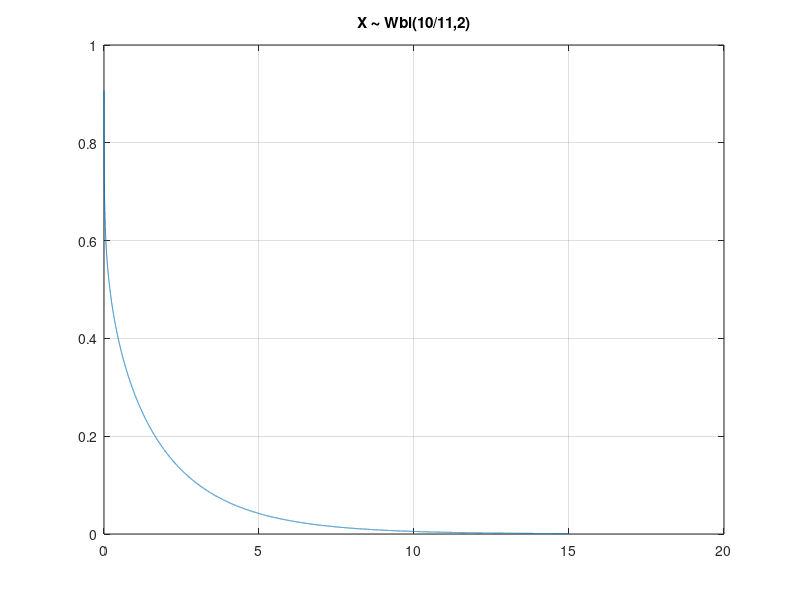
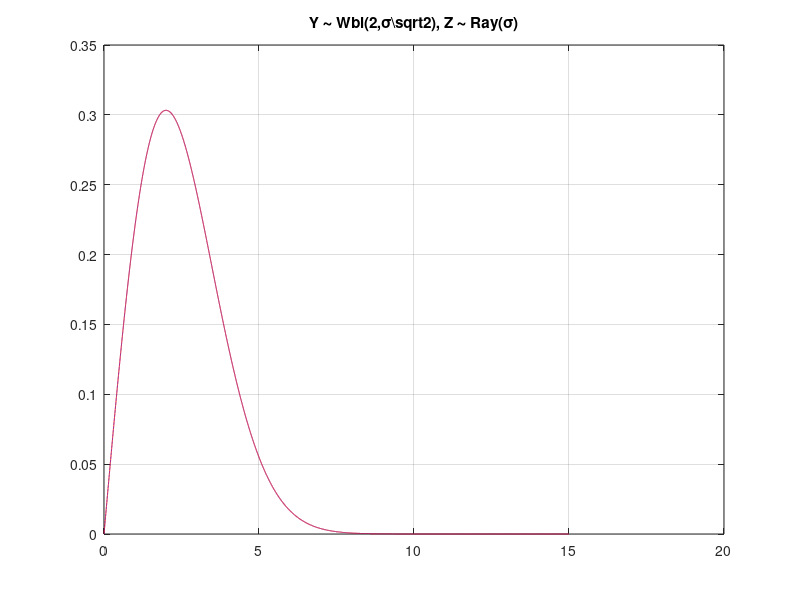
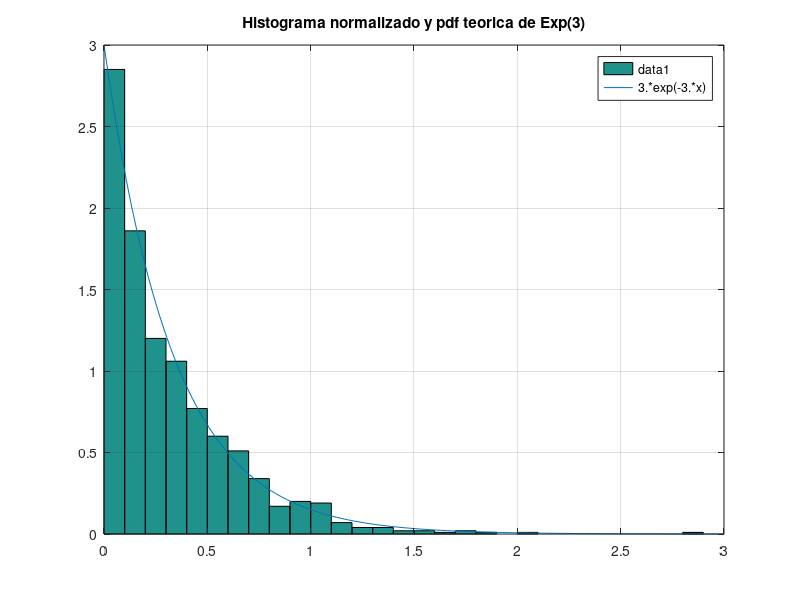

Source code (MATLAB) for these figures, in order: (Note: this script raises an error after producing the figures.)
%=====================================================================
% CAPITULO 4. MODELOS PROBABILISTICOS, SIMULACION Y CADENAS DE MARKOV EN TELECOMUNICACIONES
% Matematica computacional para telecomunicaciones.
% Un enfoque practico con Octave y MATLAB.
% Irene Gomez Bueno y Pablo Guerrero Garcia.
%
% Ejecutar desde esta carpeta tras haber ejecutado iniciar.m en la raiz
% del repositorio.
%=====================================================================

%% ---------------------------------------------------
%% Simulacion de medidas aleatorias en un sistema de telecomunicaciones
%% ---------------------------------------------------
disp('--------------------')
disp('Simulacion de medidas aleatorias en un sistema de telecomunicaciones')
disp('--------------------')
format compact

pkg load statistics;

disp('--------------------')
disp('Apartado a)')
disp('--------------------')

k = 10/11; lambda = 2;
xs = 0:1e-3:15;
ys = wblpdf(xs,lambda,k);

figure(1);
plot(xs,ys), grid on
title('X \sim Wbl(10/11,2)')

disp('--------------------')
disp('Apartado b)')
disp('--------------------')

sigma = 2; k = 2; lambda = sigma*sqrt(2);

yws = wblpdf(xs,lambda,k);
yrs = raylpdf(xs,sigma);

figure(2);
plot(xs,yws,'r-',xs,yrs,'b:'), grid on
title('Y \sim Wbl(2,\sigma\sqrt{2}), Z \sim Ray(\sigma)')

disp('--------------------')
disp('Apartado c)')
disp('--------------------')

N1 = 4+7*randn(5,10)
N1b = normrnd(4,7,5,10)

N2 = -3+2*randn(5,10)
N2b = normrnd(-3,2,5,10)

U1 = unidrnd(6,5,10)

U2 = unifrnd(-2,2,5,10)

B = binornd(100,0.4,5,10)
P = poissrnd(9,5,10)
R = raylrnd(4,5,10)

p = 1-0.70; %Geo(q=0.70), con q = probabilidad de fracaso
G = geornd(p,5,10)+1

%Apartado d)
disp('--------------------')
disp('Apartado d)')
disp('--------------------')

mean(N1(:)), std(N1(:),1)
mean(N2(:)), std(N2(:),1)
mean(U1(:)), std(U1(:),1)
mean(U2(:)), std(U2(:),1)
mean(B(:)), std(B(:),1)
mean(P(:)), std(P(:),1)
mean(R(:)), std(R(:),1)
mean(G(:)), std(G(:),1)

disp('--------------------')
disp('Apartado e)')
disp('--------------------')

disp('Variables discretas: U(6), Bin(100,0.4), Poi(9), Geo(0.7)')
disp('Variables continuas: N(4,7), N(-3,2), U(-2,2), Ray(4)')

%% ---------------------------------------------------
%% Simulacion mediante TIP y metodo de Montecarlo
%% ---------------------------------------------------
disp('--------------------')
disp('Simulacion mediante TIP')
disp('--------------------')
format compact
pkg load statistics;

disp('--------------------')
disp('Apartado a)')
disp('--------------------')

%Simulacion TIP de la seleccion de recurso
clear all;
xis = 1:6; %soporte
pxis = [0.1 0.2 0.4 0.1 0.1 0.1]; %pdf
Fxis = cumsum(pxis); %cdF

u = rand %valor uniforme en (0,1)
find(u < Fxis); xis(ans(1))
%nos quedamos con el primer recurso cuya cdF acumulada supera a u

disp('--------------------')
disp('Apartado b)')
disp('--------------------')

function y = sim_TIP_Montecarlo(instante,vez,intentos)
% Estudia por simulacion (Montecarlo) la probabilidad de que:
% en el instante numero "instante" aparezca por "vez"-esima vez
% el recurso 5, usando simulacion TIP de la variable discreta.
%
% Interpretacion:
% - En cada instante se selecciona un recurso segun una distribucion discreta.
% - Queremos que el "vez"-esimo 5 ocurra exactamente en ese instante.
%
% Esto corresponde a una variable NegBin(vez,p), donde p=0.1.

pxis = [0.1 0.2 0.4 0.1 0.1 0.1]; xis = 1:6; Fxis = cumsum(pxis);

exitos = 0;
for n = 1:intentos
   s = 0; %contador de veces que aparece el recurso 5
   for k = 1:instante
      find(rand < Fxis); recurso = xis(ans(1));
      u = (recurso == 5); %1 si sale 5, 0 si no
      s = s + u;
   end

   %Comprobamos que:
   % - han salido exactamente "vez" veces el recurso 5
   % - y el ultimo instante ha sido un 5
   if (s == vez) && (u == 1)
      exitos = exitos + 1;
   end
end
y = exitos/intentos;
endfunction;

sim_TIP_Montecarlo(20,3,10000)

% Comparacion con el valor teorico
% Estamos modelando el numero de fallos cometidos hasta obtener la tercera vez el recurso 5.
% Esto sigue una distribucion binomial negativa NegBin(n,p), donde:
%   n = 3  (numero de exitos que queremos)
%   p = 0.1 (probabilidad de exito en cada instante, es decir, obtener un 5)
% Queremos calcular:
%  P(que el 3er exito ocurra en el instante 20)
% En una NegBin(n,p), la funcion nbinpdf(k,n,p) en Octave devuelve:
%  P(que haya k fallos antes del n-esimo exito)
% Si el n-esimo exito ocurre en el instante 20:
%   - hay 3 exitos en total
%   - por tanto, hay 20 - 3 = 17 fallos antes del ultimo exito
% Por eso usamos:
%   k = 17, n = 3, p = 0.1

nbinpdf(17,3,0.1)

disp('--------------------')
disp('Apartado c)')
disp('--------------------')

N = 1000;        % numero de muestras que vamos a generar
lambda = 3;      % parametro de la exponencial Exp(lambda)
% Simulacion TIP de una variable exponencial
% Si U ~ U(0,1), entonces X = -log(1-U)/lambda ~ Exp(lambda)
% Generamos N valores independientes de la variable exponencial
t = -log(1-rand(1,N))/lambda;
% Construccion del histograma
% Dividimos el intervalo [0,lambda] en subintervalos de amplitud 0.1
% histc cuenta cuantos valores caen en cada intervalo
ni = histc(t,0:0.1:lambda); % frecuencias absolutas
% Representacion del histograma normalizado
% Para aproximar la densidad:
% dividimos las frecuencias entre (N * amplitud del intervalo = 0.1)
figure(3)
bar(0:0.1:lambda,ni/(0.1*N),'histc')
% La pdf de una Exp(3) es: f(x)=3*exp(-3*x)
% La representamos en el mismo grafico para comparar
hold on
fplot('3*exp(-3*x)',[0 3])
hold off
grid on
title('Histograma normalizado y pdf teorica de Exp(3)')

disp('--------------------')
disp('Estimacion de cobertura mediante Montecarlo e intervalos de confianza')
disp('--------------------')
format compact

% Generacion de puntos (Montecarlo)
% Simulamos N posibles terminales distribuidos uniformemente en R
N = 1e4;
x = [20*rand(N,1) 10*rand(N,1)]; % peticiones de servicio en [0,20]x[0,10]

% Comprobacion de cobertura por cada antena:
% Para cada antena, calculamos la distancia al punto
% y comprobamos si es menor o igual que el radio (3 km)

%veamos si las señales estan cubiertas por la antena centrada en (-1,5).
%Para ello, estudiamos si la distancia de la señal a la antena es menor o
%igual que 3. c1 es un vector booleano donde 0 indica que la señal
%no queda cubierta por la antena y 1 indica que queda cubierta
xx=[x(:,1)+1 x(:,2)-5];d1=sqrt(xx(:,1).^2+xx(:,2).^2);c1=(d1<=3);

%veamos si las señales estan cubiertas por la antena centrada en (5,4).
xx=[x(:,1)-5 x(:,2)-4];d2=sqrt(xx(:,1).^2+xx(:,2).^2);c2=(d2<=3);

%veamos si las señales estan cubiertas por la antena centrada en (15,7).
xx=[x(:,1)-15 x(:,2)-7];d3=sqrt(xx(:,1).^2+xx(:,2).^2);c3=(d3<=3);

%veamos si las señales estan cubiertas por la antena centrada en (10,1).
xx=[x(:,1)-10 x(:,2)-1];d4=sqrt(xx(:,1).^2+xx(:,2).^2);c4=(d4<=3);

%veamos si las señales estan cubiertas por la antena centrada en (12,2).
xx=[x(:,1)-12 x(:,2)-2];d5=sqrt(xx(:,1).^2+xx(:,2).^2);c5=(d5<=3);

%veamos si las señales estan cubiertas por la antena centrada en (19,1).
xx=[x(:,1)-19 x(:,2)-1];d6=sqrt(xx(:,1).^2+xx(:,2).^2);c6=(d6<=3);

%veamos si las señales estan cubiertas por la antena centrada en (15,2).
xx=[x(:,1)-15 x(:,2)-2];d7=sqrt(xx(:,1).^2+xx(:,2).^2);c7=(d7<=3);

% Numero de antenas que cubren cada peticion de servicio
c = c1 + c2 + c3 + c4 + c5 + c6 + c7;

disp('-------------------------------------------------')
disp('Apartado a): cobertura por al menos una antena')
disp('-------------------------------------------------')

Na = sum(c > 0);      % numero de peticiones cubiertas
p = Na/N;             % proporcion estimada
S = p*20*10;      % area estimada (area total = 200)

q = 1-p;

% Intervalo de confianza (95%)
alfa=1-0.95; rho=alfa/2;
pkg load statistics;
zc=norminv(1-rho,0,1)

Ip = [p - zc*sqrt(p*q/N), p + zc*sqrt(p*q/N)]
Is = Ip*200 % intervalo para el area

disp('--------------------------------------------------')
disp(' Apartado b): cobertura por mas de una antena')
disp('--------------------------------------------------')

Nb = sum(c > 1); % peticiones con solapamiento
pb = Nb/N;
Sb = pb*200;

qb = 1-pb;

Ipb = [pb - zc*sqrt(pb*qb/N), pb + zc*sqrt(pb*qb/N)]
Isb = Ipb*200

disp('--------------------')
disp('Cobertura con poblacion no uniforme (normal bivariante)')
disp('--------------------')
format compact
pkg load statistics;

disp('--------------------------------------------------')
disp(' Apartado a): Generacion de puntos (normal bivariante)')
disp('--------------------------------------------------')

N = 1e4;
mu = [12;6];
Sigma = [3 0.5; 0.5 2];
x = mvnrnd(mu',Sigma,N); %puntos no uniformes

%--------------------------------------------------
% Filtrado: nos quedamos solo con los puntos en R
%--------------------------------------------------
R = (x(:,1)>=0).*(x(:,1)<=20).*(x(:,2)>=0).*(x(:,2)<=10);
%R es 0 si alguna de esas condiciones no se cumple, y es 1 si todas se cumplen

Nr = sum(R>0); %numero de señales que han caido en el rectangulo R

disp('--------------------------------------------------')
disp(' Apartado b): Proporcion de usuarios cubiertos por al menos una antena')
disp('--------------------------------------------------')


% Cobertura (igual que antes)
xx=[x(:,1)+1 x(:,2)-5];d1=sqrt(xx(:,1).^2+xx(:,2).^2);c1=(d1<=3);
xx=[x(:,1)-5 x(:,2)-4];d2=sqrt(xx(:,1).^2+xx(:,2).^2);c2=(d2<=3);
xx=[x(:,1)-15 x(:,2)-7];d3=sqrt(xx(:,1).^2+xx(:,2).^2);c3=(d3<=3);
xx=[x(:,1)-10 x(:,2)-1];d4=sqrt(xx(:,1).^2+xx(:,2).^2);c4=(d4<=3);
xx=[x(:,1)-12 x(:,2)-2];d5=sqrt(xx(:,1).^2+xx(:,2).^2);c5=(d5<=3);
xx=[x(:,1)-19 x(:,2)-1];d6=sqrt(xx(:,1).^2+xx(:,2).^2);c6=(d6<=3);
xx=[x(:,1)-15 x(:,2)-2];d7=sqrt(xx(:,1).^2+xx(:,2).^2);c7=(d7<=3);

c = c1+c2+c3+c4+c5+c6+c7;

% Proporcion de cobertura (solo peticiones en R)
Na = sum(c.*R>0); %de las señales en R vemos cuales estan cubiertas por alguna antena

p = Na/Nr %proporcion estimada

q = 1-p;
% Intervalo de confianza
alfa=1-0.95; rho=alfa/2;
zc=norminv(1-rho,0,1);

Ip = [p - zc*sqrt(p*q/Nr), p + zc*sqrt(p*q/Nr)]

disp('--------------------------------------------------')
disp(' Apartado c): Numero de usuarios cubiertos por al menos una antena')
disp('--------------------------------------------------')
Pobl = 25000*p %personas cubiertas
Ipobl = 25000*Ip

disp('--------------------')
disp('Estimacion de probabilidades de retardo mediante Montecarlo')
disp('--------------------')
format compact
pkg load statistics;

disp('-----------------------------------------------')
disp('Apartado a): suma de retardos Erlang/Gamma')
disp('-----------------------------------------------')

% Recordemos que una Erl(n,beta) es una Gamma con parametro de forma n
% y parametro de escala beta, cuando n es natural

N = 1e4; %numero de simulaciones
cont = 0;  %contador de exitos
for k = 1:N
  % Generamos un retardo de cada subsistema
  x1 = gamrnd(2,5);
  x2 = gamrnd(3,3);
  % Comprobamos si el retardo total supera el umbral
  if x1 + x2 > 10
     cont = cont + 1;
  end
end

p = cont/N %proporcion estimada
q = 1 - p;
% Intervalo de confianza al 95%
alfa = 1 - 0.95; rho = alfa/2;
zc = norminv(1-rho,0,1);

Ip = [p - zc*sqrt(p*q/N), p + zc*sqrt(p*q/N)]

disp('-----------------------------------------------------------')
disp('Apartado b): suma de retardos exponenciales independientes')
disp('-----------------------------------------------------------')

N = 1e5;   %numero de simulaciones
cont = 0;  %contador de exitos
for k = 1:N
  % Generamos un vector con los 10 retardos exponenciales
  % En Octave, exprnd usa el parametro beta = 1/lambda
  x = exprnd(1./(1:10));

  % Comprobamos si el retardo total supera el umbral
  if sum(x) > 3
     cont = cont + 1;
  end
end

p = cont/N %proporcion estimada
q = 1 - p;
% Intervalo de confianza del 99%
alfa = 1 - 0.99; rho=alfa/2;
zc = norminv(1-rho,0,1);

Ip = [p - zc*sqrt(p*q/N), p + zc*sqrt(p*q/N)]

%% ---------------------------------------------------
%% Modelizacion conjunta de dos magnitudes aleatorias
%% ---------------------------------------------------
clear all; format compact;
pkg load symbolic;
syms x y real;

disp('Apartado a)');
% Soporte: x >= 0, x^2 <= y <= 1
I = int(int(x + y, y, x^2, 1), x, 0, 1); % integral doble sobre el soporte
c = 1 / I

disp('Apartado b)');
fx = c * int(x + y, y, x^2, 1);  % para un x fijo, y pertenece a [x^2,1]
fx = simplify(fx)

FX = int(fx, x, 0, x);
FX = simplify(FX)

fy = c * int(x + y, x, 0, sqrt(y)); % para un y fijo, x pertenece a [0, sqrt(y)]
fy = simplify(fy)

FY = int(fy, y, 0, y);
FY = simplify(FY)

disp('Apartado c)');
% Esperanza E(X)
EX = int(x * fx, x, 0, 1);
EX = simplify(EX)

% Varianza V(X) = E(X^2) - (E(X))^2
EX2 = int(x^2 * fx, x, 0, 1);
VX = simplify(EX2 - EX^2)

% Esperanza E(Y)
EY = int(y * fy, y, 0, 1);
EY = simplify(EY)

% Varianza V(Y)
EY2 = int(y^2 * fy, y, 0, 1);
VY = simplify(EY2 - EY^2)

%% ---------------------------------------------------
%% Evolucion temporal de tareas en una red: cadenas de Markov
%% ---------------------------------------------------
disp('--------------------')
disp('Cadena de Markov: evolucion de tareas')
disp('--------------------')
format compact

disp('-----------------------------------------------')
disp('Apartado a): matriz de transicion del sistema')
disp('-----------------------------------------------')

% Matriz de transicion
T=[0.99 0.01 0 0 0;
   0.05 0.8 0.1 0.05 0;
   0 0 0.8 0.15 0.05;
   0 0 0.15 0.85 0;
   0 0 0 0 1]

disp('-----------------------------------------------')
disp('Apartado b): distribucion tras 10, 100 y 10000 instantes')
disp('-----------------------------------------------')

% Funcion de probabilidad inicial
p0=[1 0 0 0 0] %todas las tareas fuera del sistema

% Evolucion teorica
p10=p0*T^10
p100=p0*T^100
p10000=p0*T^10000

disp('-----------------------------------------------')
disp('Apartado c): distribucion estacionaria')
disp('-----------------------------------------------')

[V,D]=eig(T');
autovalores=abs(diag(D))
%1 es simple y todos los demas tienen modulo menor
v=V(:,1)';
v=v/sum(v) %normalizamos: pdf estacionaria

disp('-----------------------------------------------')
disp('Apartado d): simulacion TIP de 10^4 tareas')
disp('-----------------------------------------------')

NTARS=1e4;
clear v;
v(1,:)=ones(1,NTARS); %estado inicial: todas en "fuera"
Fxis=cumsum(T,2); %cdF por filas
for k=1:100 %100 instantes
  for c=1:NTARS
    e=v(k,c); %estado actual
    x=rand;
    find(x < Fxis(e,:));
    v(k+1,c)=ans(1);
  end
end

disp('----------------------------------------------------')
disp('Frecuencias empiricas tras 10 y 100 instantes')
disp('----------------------------------------------------')

v10=v(11,:);
Freq10=[sum(v10==1) sum(v10==2) sum(v10==3) sum(v10==4) sum(v10==5)]/NTARS

v100=v(101,:);
Freq100=[sum(v100==1) sum(v100==2) sum(v100==3) sum(v100==4) sum(v100==5)]/NTARS

disp('----------------------------------------------------')
disp('Visualizacion: cada 500 tareas, cada 4 instantes')
disp('----------------------------------------------------')

v(1:4:end,1:500:NTARS)
